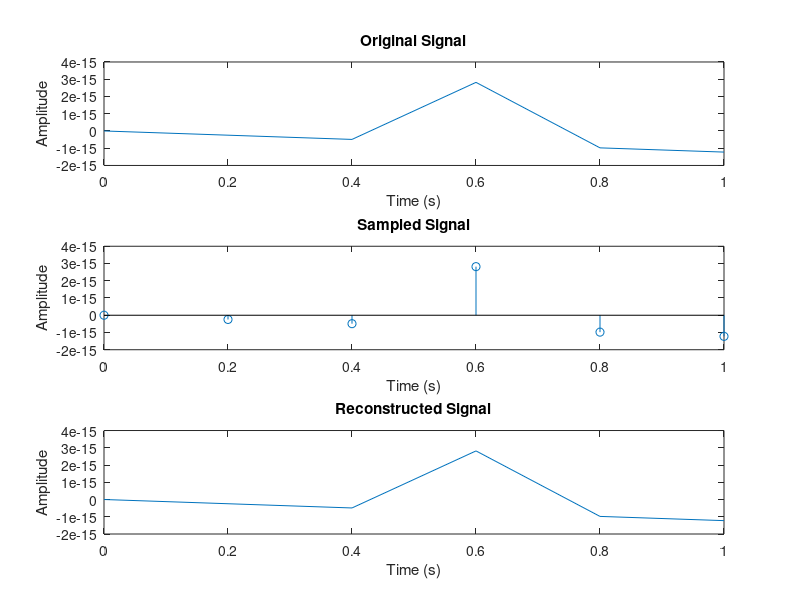

This chart was generated by the following MATLAB code:
% Define the parameters of the signal
clc;
clear;
close all;
f = input('Enter Frequency of the Sinusoid : ');             % Frequency of the sinusoid (in Hz): 10
fs = input('Enter Sampling Frequency : ');                   % Sampling rate (in Hz): 200
t = 0:1/fs:1;                                                % Time vector
x = sin(2*pi*f*t);                                           % Generate the sinusoidal signal
subplot(3,1,1);                                              
plot(t,x);                                                   % Plot the original signal
xlabel('Time (s)');
ylabel('Amplitude');
title('Original Signal');
% Sample the signal
Ts = 1/fs;           % Sampling interval (in seconds)
n = 0:Ts:1;          % Sampling instants
xn = sin(2*pi*f*n);  % Sampled signal
% Plot the sampled signal
subplot(3,1,2);
stem(n,xn);
xlabel('Time (s)');
ylabel('Amplitude');
title('Sampled Signal');

% Reconstruct the analog signal using ideal reconstruction
xr = zeros(size(t));  % Initialize the reconstructed signal as zero
for i = 1:length(n)
    xr = xr + xn(i)*sinc((t-(i-1)*Ts)/Ts);
end

% Plot the reconstructed signal
subplot(3,1,3);
plot(t,xr);
xlabel('Time (s)');
ylabel('Amplitude');
title('Reconstructed Signal');